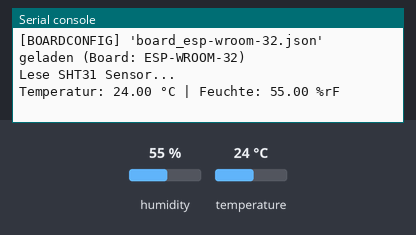
The program below on a simulated ESP32 board running MicroPython. On the bench: the last lines printed to the serial console. The test bench sets the inputs (shaded band); at power-on: humidity 55 %, temperature 24 °C. At 10.3 s the program stops and its outputs stay as they are.

Above: at 1.2 s.
1.3 s: humidity set to 22 %
At 3.3 s:
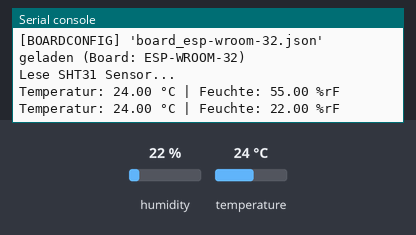
3.7 s: temperature set to 12 °C
At 4.6 s:
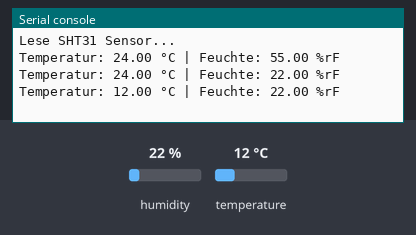

Measured:
- after the input at 1.3 s, the serial console: prints a new line after 0.83 s (image 1)
- after the input at 3.7 s, the serial console: prints a new line after 0.48 s (image 2)

The program:

sht31.py
```python
import time

import machine


##==============================================================================
class SHT31:
    ## Standard-I2C-Adresse der SHT31
    SHT31_ADDR = 0x44

    ##--------------------------------------------------------------------------
    def __init__(self, i2c: machine.I2C) -> None:
        """Initialisiert den SHT31-Sensortreiber.

        Parameter
        ---------
        * i2c: Initialisierter I2C-Bus

        Returns
        -------
        * None
        """
        self.i2c = i2c
        if not self.scan_bus():
            raise Exception(f"T-H-Sensor 'SHT31' nicht gefunden auf Adresse {hex(self.SHT31_ADDR)}")

    ##--------------------------------------------------------------------------
    def scan_bus(self) -> bool:
        """Prüft, ob der Sensor auf dem I2C-Bus vorhanden ist.

        Returns
        -------
        * bool: True, wenn die SHT31-Adresse gefunden wurde
        """
        # print("Scanne I²C Bus...")
        devices = self.i2c.scan()
        if not devices:
            print("Fehler: Keine I²C-Geräte gefunden! Verkabelung prüfen.")
            return False
        # print(f"Gefundene Geräte: {[hex(d) for d in devices]}")
        return self.SHT31_ADDR in devices

    ##--------------------------------------------------------------------------
    def get_measurement(self) -> tuple:
        """Liest Temperatur und relative Luftfeuchtigkeit.

        Returns
        -------
        * tuple: (temperature_c, humidity_percent) oder (None, None) bei Fehler
        """
        try:
            ## Befehl "High Repeatability" senden (0x2C 0x06)
            self.i2c.writeto(self.SHT31_ADDR, b'\x2c\x06')

            ## Dem Sensor Zeit zum Messen geben (ca. 20ms)
            time.sleep(0.05)

            ## 6 Bytes lesen: [Temp MSB, Temp LSB, CRC, Hum MSB, Hum LSB, CRC]
            data = self.i2c.readfrom(self.SHT31_ADDR, 6)

            ## Temperatur berechnen
            temp_raw = (data[0] << 8) | data[1]
            temperature = -45 + (175 * temp_raw / 65535.0)

            ## Luftfeuchtigkeit berechnen
            hum_raw = (data[3] << 8) | data[4]
            humidity = 100 * hum_raw / 65535.0

            return temperature, humidity
        except Exception as e:
            print("Fehler beim Lesen des SHT31:", e)
            return None, None


##******************************************************************************
##******************************************************************************
if __name__ == "__main__":

    ## I2C-Bus-Initialisierung (Pins & Frequenz aus Board-Konfiguration board_*.json)
    import boardconfig

    i2c = boardconfig.get_i2c()

    print("Lese SHT31 Sensor...")
    sht = SHT31(i2c)
    for _ in range(5):
        t, h = sht.get_measurement()
        if t is not None:
            print(f"Temperatur: {t:.2f} °C | Feuchte: {h:.2f} %rF")
        time.sleep(2)
```

boardconfig.py
```python
"""Lädt die boardspezifische Pinbelegung aus einer JSON-Datei.

Auswahl der Konfigurationsdatei:
1. Existiert eine Datei 'board.json' im Dateisystem, wird diese verwendet
   (manuelles Override, z.B. für Sonderaufbauten).
2. Ansonsten wird das Board automatisch über os.uname().machine erkannt
   und die passende Datei geladen:
   * ESP32-S3  -> board_esp32-s3-wroom-1.json
   * ESP32     -> board_esp-wroom-32.json

Es genügt also, beide JSON-Dateien zusammen mit den Skripten auf das
Board zu kopieren - die richtige wird beim Start automatisch gewählt.
"""

import json
import os

import machine

## Zuordnung: Erkennungsmuster in os.uname().machine -> Konfigurationsdatei
## Wichtig: "ESP32S3" muss VOR "ESP32" geprüft werden (Teilstring!)
_BOARD_FILES = (
    ("ESP32S3", "board_esp32-s3-wroom-1.json"),
    ("ESP32", "board_esp-wroom-32.json"),
)

## Manuelles Override: Wenn diese Datei existiert, wird sie bevorzugt geladen
_OVERRIDE_FILE = "board.json"

## Modulweiter Cache, damit die Datei nur einmal gelesen wird
_config = None


##------------------------------------------------------------------------------
def _find_config_file() -> str:
    """Ermittelt den Dateinamen der zu ladenden Board-Konfiguration.

    Returns
    -------
    * str: Dateiname der JSON-Konfiguration
    """
    ## 1) Manuelles Override
    try:
        os.stat(_OVERRIDE_FILE)
        return _OVERRIDE_FILE
    except OSError:
        pass

    ## 2) Automatische Board-Erkennung, z.B.
    ##    'ESP32 module with ESP32' oder
    ##    'Generic ESP32S3 module with octal SPIRAM with ESP32S3'
    machine_name = os.uname().machine.upper().replace("-", "").replace("_", "")
    for pattern, filename in _BOARD_FILES:
        if pattern in machine_name:
            return filename

    raise RuntimeError(f"Board nicht erkannt: {os.uname().machine}")


##------------------------------------------------------------------------------
def load() -> dict:
    """Lädt die Board-Konfiguration (mit Cache).

    Returns
    -------
    * dict: Konfigurations-Dictionary aus der JSON-Datei
    """
    global _config
    if _config is None:
        filename = _find_config_file()
        with open(filename) as f:
            _config = json.load(f)
        print(f"[BOARDCONFIG] '{filename}' geladen (Board: {_config.get('board')})")
    return _config


##------------------------------------------------------------------------------
def get_i2c() -> machine.I2C:
    """Erzeugt den konfigurierten I2C-Bus (SHT31 & RV-8263).

    Mit externen 10k-Widerständen kann 'pull=None' gesetzt werden, ansonsten
    ist der interne Pull-up hilfreich => zur Sicherheit interne Pull-ups an.
    freq=100000 (100kHz) ist sehr stabil für RTCs
    => Reduziere auf 50kHz, um Störung des DCF77-Empfangs zu minimieren.

    Returns
    -------
    * machine.I2C: Initialisierter I2C-Bus
    """
    cfg = load()["i2c"]
    sda_pin = machine.Pin(cfg["sda"], machine.Pin.IN, machine.Pin.PULL_UP)
    scl_pin = machine.Pin(cfg["scl"], machine.Pin.IN, machine.Pin.PULL_UP)
    return machine.I2C(cfg["id"], scl=scl_pin, sda=sda_pin, freq=cfg["freq"])


##------------------------------------------------------------------------------
def get_spi() -> machine.SPI:
    """Erzeugt den konfigurierten SPI-Bus (MAX7219 LED-Matrix).

    Baudraten-Empfehlung (Key 'baudrate' in der JSON-Datei):
    * 500 kHz für maximale Stabilität bei langen Kabeln oder vielen Modulen
    * 1 MHz für flüssigere Darstellung
    * 10 MHz für maximale Performance (nur bei sehr kurzen Kabeln stabil)

    Returns
    -------
    * machine.SPI: Initialisierter SPI-Bus
    """
    cfg = load()["spi"]
    return machine.SPI(
        cfg["id"],
        baudrate=cfg["baudrate"],
        polarity=0,
        phase=0,
        sck=machine.Pin(cfg["sck"]),
        mosi=machine.Pin(cfg["mosi"]),
    )


##------------------------------------------------------------------------------
def get_spi_cs() -> machine.Pin:
    """Erzeugt den Chip-Select-Pin des SPI-Busses.

    Returns
    -------
    * machine.Pin: CS-Pin als Ausgang
    """
    return machine.Pin(load()["spi"]["cs"], machine.Pin.OUT)


##------------------------------------------------------------------------------
def get_adc_pin() -> machine.Pin:
    """Erzeugt den ADC-Pin des TEMT6000-Helligkeitssensors.

    Returns
    -------
    * machine.Pin: ADC-fähiger Pin
    """
    return machine.Pin(load()["pins"]["temt6000_adc"])


##------------------------------------------------------------------------------
def get_dcf_pin() -> machine.Pin:
    """Erzeugt den Daten-Pin des DCF77-Empfängers.

    Returns
    -------
    * machine.Pin: Eingang mit Pull-up
    """
    return machine.Pin(load()["pins"]["dcf77_data"], machine.Pin.IN, machine.Pin.PULL_UP)


##------------------------------------------------------------------------------
def get_display_power_pin() -> "machine.Pin | None":
    """Erzeugt den Power-Control-Pin der LED-Matrix (optional).

    Returns
    -------
    * machine.Pin | None: Ausgang oder None, wenn nicht beschaltet (null in JSON)
    """
    pin_no = load()["pins"]["display_power"]
    return None if pin_no is None else machine.Pin(pin_no, machine.Pin.OUT)


##------------------------------------------------------------------------------
def get_status_led_pin() -> "machine.Pin | None":
    """Erzeugt den Pin der Status-LED (optional).

    Returns
    -------
    * machine.Pin | None: Ausgang oder None, wenn nicht vorhanden (null in JSON)
    """
    pin_no = load()["pins"]["status_led"]
    return None if pin_no is None else machine.Pin(pin_no, machine.Pin.OUT)


##******************************************************************************
##******************************************************************************
if __name__ == "__main__":
    cfg = load()
    print("Board:", cfg["board"])
    print("I2C:  ", cfg["i2c"])
    print("SPI:  ", cfg["spi"])
    print("Pins: ", cfg["pins"])
```
